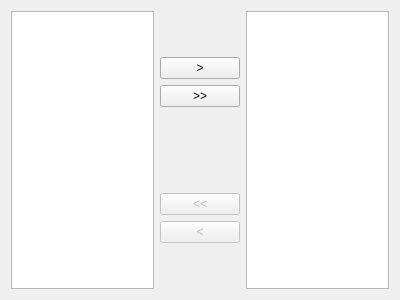
<?xml version="1.0" encoding="UTF-8"?>
<ui version="4.0">
 <class>wzpAddFields</class>
 <widget class="QWizardPage" name="wzpAddFields">
  <property name="geometry">
   <rect>
    <x>0</x>
    <y>0</y>
    <width>400</width>
    <height>300</height>
   </rect>
  </property>
  <property name="windowTitle">
   <string>WizardPage</string>
  </property>
  <property name="title">
   <string>Select Demographic Fields</string>
  </property>
  <layout class="QHBoxLayout" name="horizontalLayout">
   <item>
    <widget class="QListView" name="lvSource">
     <property name="editTriggers">
      <set>QAbstractItemView::NoEditTriggers</set>
     </property>
     <property name="dragEnabled">
      <bool>true</bool>
     </property>
     <property name="dragDropMode">
      <enum>QAbstractItemView::DragOnly</enum>
     </property>
     <property name="defaultDropAction">
      <enum>Qt::MoveAction</enum>
     </property>
     <property name="alternatingRowColors">
      <bool>true</bool>
     </property>
     <property name="selectionMode">
      <enum>QAbstractItemView::ExtendedSelection</enum>
     </property>
     <property name="selectionBehavior">
      <enum>QAbstractItemView::SelectRows</enum>
     </property>
    </widget>
   </item>
   <item>
    <layout class="QVBoxLayout" name="verticalLayout_2">
     <item>
      <spacer name="verticalSpacer_3">
       <property name="orientation">
        <enum>Qt::Vertical</enum>
       </property>
       <property name="sizeHint" stdset="0">
        <size>
         <width>20</width>
         <height>40</height>
        </size>
       </property>
      </spacer>
     </item>
     <item>
      <widget class="QPushButton" name="btnAdd">
       <property name="text">
        <string>&gt;</string>
       </property>
      </widget>
     </item>
     <item>
      <widget class="QPushButton" name="btnAddAll">
       <property name="text">
        <string>&gt;&gt;</string>
       </property>
      </widget>
     </item>
     <item>
      <spacer name="verticalSpacer">
       <property name="orientation">
        <enum>Qt::Vertical</enum>
       </property>
       <property name="sizeHint" stdset="0">
        <size>
         <width>20</width>
         <height>80</height>
        </size>
       </property>
      </spacer>
     </item>
     <item>
      <widget class="QPushButton" name="btnRemoveAll">
       <property name="enabled">
        <bool>false</bool>
       </property>
       <property name="text">
        <string>&lt;&lt;</string>
       </property>
      </widget>
     </item>
     <item>
      <widget class="QPushButton" name="btnRemove">
       <property name="enabled">
        <bool>false</bool>
       </property>
       <property name="text">
        <string>&lt;</string>
       </property>
      </widget>
     </item>
     <item>
      <spacer name="verticalSpacer_2">
       <property name="orientation">
        <enum>Qt::Vertical</enum>
       </property>
       <property name="sizeHint" stdset="0">
        <size>
         <width>20</width>
         <height>40</height>
        </size>
       </property>
      </spacer>
     </item>
    </layout>
   </item>
   <item>
    <widget class="QListView" name="lvDest">
     <property name="editTriggers">
      <set>QAbstractItemView::NoEditTriggers</set>
     </property>
     <property name="dragEnabled">
      <bool>true</bool>
     </property>
     <property name="dragDropMode">
      <enum>QAbstractItemView::DragDrop</enum>
     </property>
     <property name="defaultDropAction">
      <enum>Qt::MoveAction</enum>
     </property>
     <property name="alternatingRowColors">
      <bool>true</bool>
     </property>
     <property name="selectionMode">
      <enum>QAbstractItemView::ExtendedSelection</enum>
     </property>
     <property name="selectionBehavior">
      <enum>QAbstractItemView::SelectRows</enum>
     </property>
    </widget>
   </item>
  </layout>
 </widget>
 <resources/>
 <connections/>
</ui>
